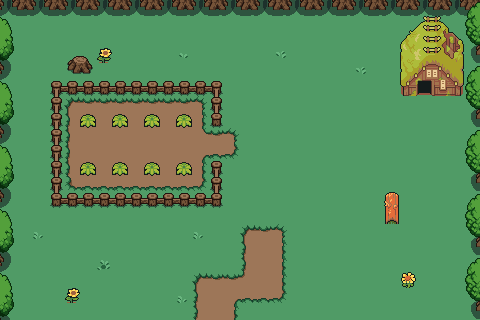

This is a level from a 2D game, rendered from its Tiled map with the project's own tilesets. A one-line summary and the map file follow, with tile-layer data summarised:
An orthogonal 30x20 tile map with 16x16 px tiles, 4 tile layers (Tile Layer 1, Tile Layer 2, Tile Layer 3, Tile Layer 4), 7 tilesets and 21 objects (8x Item, 5x Fence, 3x Trees Edge, Log, Stump, ...).

<map version="1.10" tiledversion="1.10.2" orientation="orthogonal" renderorder="right-down" width="30" height="20" tilewidth="16" tileheight="16" infinite="0" nextlayerid="8" nextobjectid="33">
 <editorsettings>
  <export target="house.lua" format="lua" />
 </editorsettings>
 <tileset firstgid="1" source="grass.tsx" />
 <tileset firstgid="2" source="objects.tsx" />
 <tileset firstgid="210" source="fences.tsx" />
 <tileset firstgid="226" source="plains.tsx" />
 <tileset firstgid="298" name="TilesetVillageAbandoned" tilewidth="16" tileheight="16" tilecount="240" columns="20">
  <image source="NinjaAdventure/Backgrounds/Tilesets/TilesetVillageAbandoned.png" width="320" height="192" />
 </tileset>
 <tileset firstgid="538" name="TilesetNature" tilewidth="16" tileheight="16" tilecount="504" columns="24">
  <image source="NinjaAdventure/Backgrounds/Tilesets/TilesetNature.png" width="384" height="336" />
 </tileset>
 <tileset firstgid="1042" source="decor_16x16.tsx" />
 <objectgroup id="6" name="Walls">
  <object id="6" name="Trees Edge" x="0" y="16" width="16" height="304" />
  <object id="7" name="Trees Edge" x="0" y="0" width="480" height="16" />
  <object id="9" name="Trees Edge" x="464" y="0" width="16" height="320" />
  <object id="24" name="Log" x="384" y="192" width="16" height="32" />
  <object id="25" name="Stump" x="64" y="48" width="32" height="32" />
  <object id="26" name="House" x="400" y="16" width="64" height="80" />
  <object id="27" name="Fence" x="48" y="80" width="176" height="16" />
  <object id="28" name="Fence" x="48" y="80" width="16" height="128" />
  <object id="29" name="Fence" x="48" y="192" width="176" height="16" />
  <object id="30" name="Fence" x="208" y="160" width="16" height="32" />
  <object id="31" name="Fence" x="208" y="80" width="16" height="48" />
 </objectgroup>
 <objectgroup id="7" name="Interactable">
  <object id="15" name="Door" type="Sign" x="416" y="80" width="16" height="16">
   <properties>
    <property name="actionText" value="Work to be done, no time to sleep." />
    <property name="replaceText" value="true" />
    <property name="requiredStatus" value="getWeapon" />
    <property name="triggerEvent" value="weaponAquired" />
   </properties>
  </object>
  <object id="16" name="Carrot" type="Item" x="80" y="112" width="16" height="16">
   <properties>
    <property name="actionText" value="A yummy looking carrot..." />
   </properties>
  </object>
  <object id="17" name="Carrot" type="Item" x="112" y="112" width="16" height="16">
   <properties>
    <property name="actionText" value="A yummy looking carrot..." />
   </properties>
  </object>
  <object id="18" name="Carrot" type="Item" x="144" y="112" width="16" height="16">
   <properties>
    <property name="actionText" value="A yummy looking carrot..." />
   </properties>
  </object>
  <object id="19" name="Carrot" type="Item" x="176" y="112" width="16" height="16">
   <properties>
    <property name="actionText" value="A yummy looking carrot..." />
   </properties>
  </object>
  <object id="20" name="Carrot" type="Item" x="176" y="160" width="16" height="16">
   <properties>
    <property name="actionText" value="A yummy looking carrot..." />
   </properties>
  </object>
  <object id="21" name="Carrot" type="Item" x="144" y="160" width="16" height="16">
   <properties>
    <property name="actionText" value="A yummy looking carrot..." />
   </properties>
  </object>
  <object id="22" name="Carrot" type="Item" x="112" y="160" width="16" height="16">
   <properties>
    <property name="actionText" value="A yummy looking carrot..." />
   </properties>
  </object>
  <object id="23" name="Carrot" type="Item" x="80" y="160" width="16" height="16">
   <properties>
    <property name="actionText" value="A yummy looking carrot..." />
   </properties>
  </object>
  <object id="32" name="Road" type="Exit" x="0" y="304" width="480" height="16">
   <properties>
    <property name="NextZoneY" value="70" />
    <property name="blockingEvent" value="farmTime" />
    <property name="blockingText" value="Gotta do my chores before I can have fun" />
   </properties>
  </object>
 </objectgroup>
 <layer id="1" name="Tile Layer 1" width="30" height="20">
  <data>[600 cells, 600 non-empty, 11 distinct tile ids]</data>
 </layer>
 <layer id="2" name="Tile Layer 2" width="30" height="20">
  <data>[600 cells, 57 non-empty, 32 distinct tile ids]</data>
 </layer>
 <layer id="4" name="Tile Layer 3" width="30" height="20">
  <data>[600 cells, 156 non-empty, 33 distinct tile ids]</data>
 </layer>
 <layer id="5" name="Tile Layer 4" width="30" height="20">
  <data>[600 cells, 8 non-empty, 1 distinct tile ids]</data>
 </layer>
</map>
